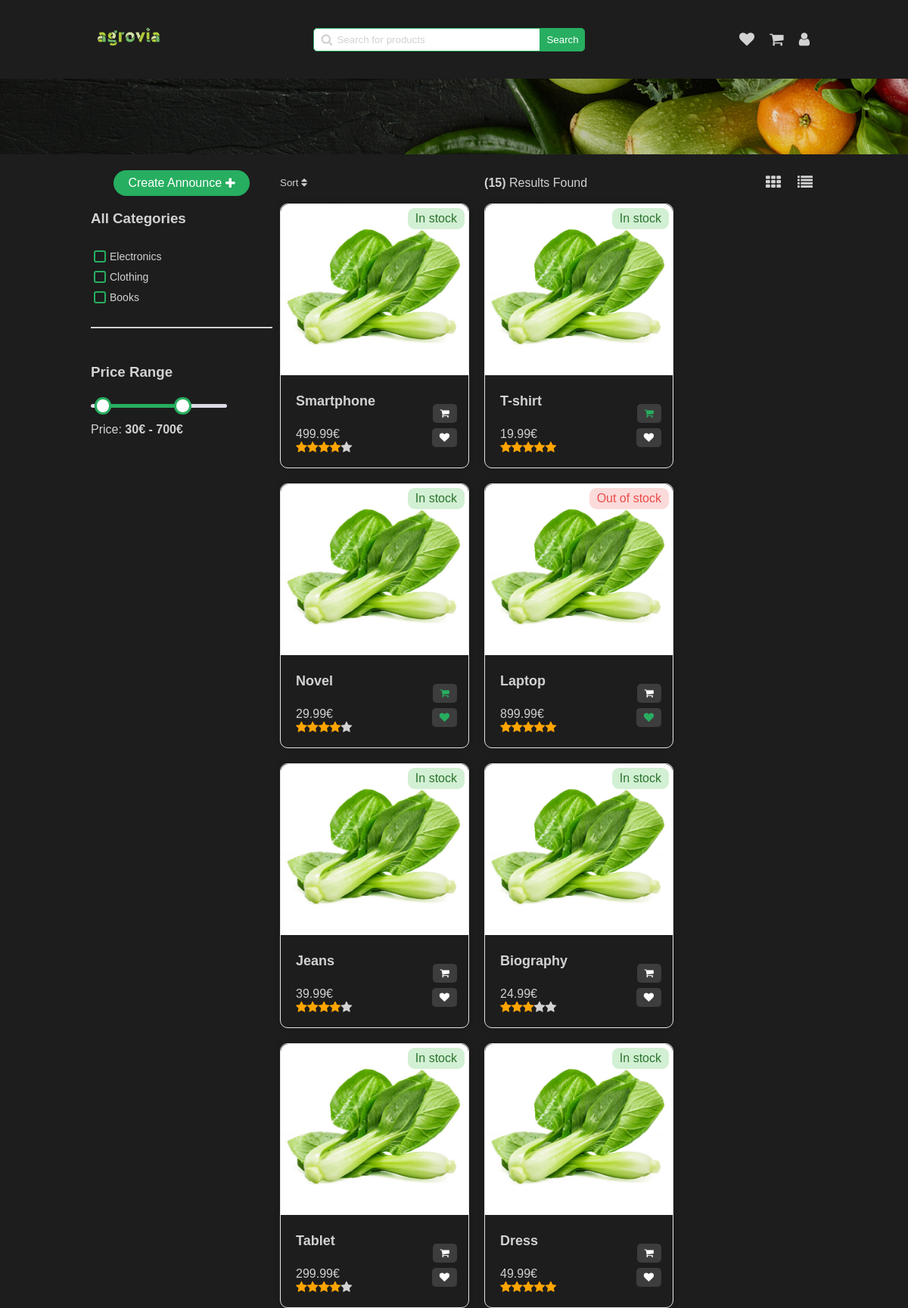
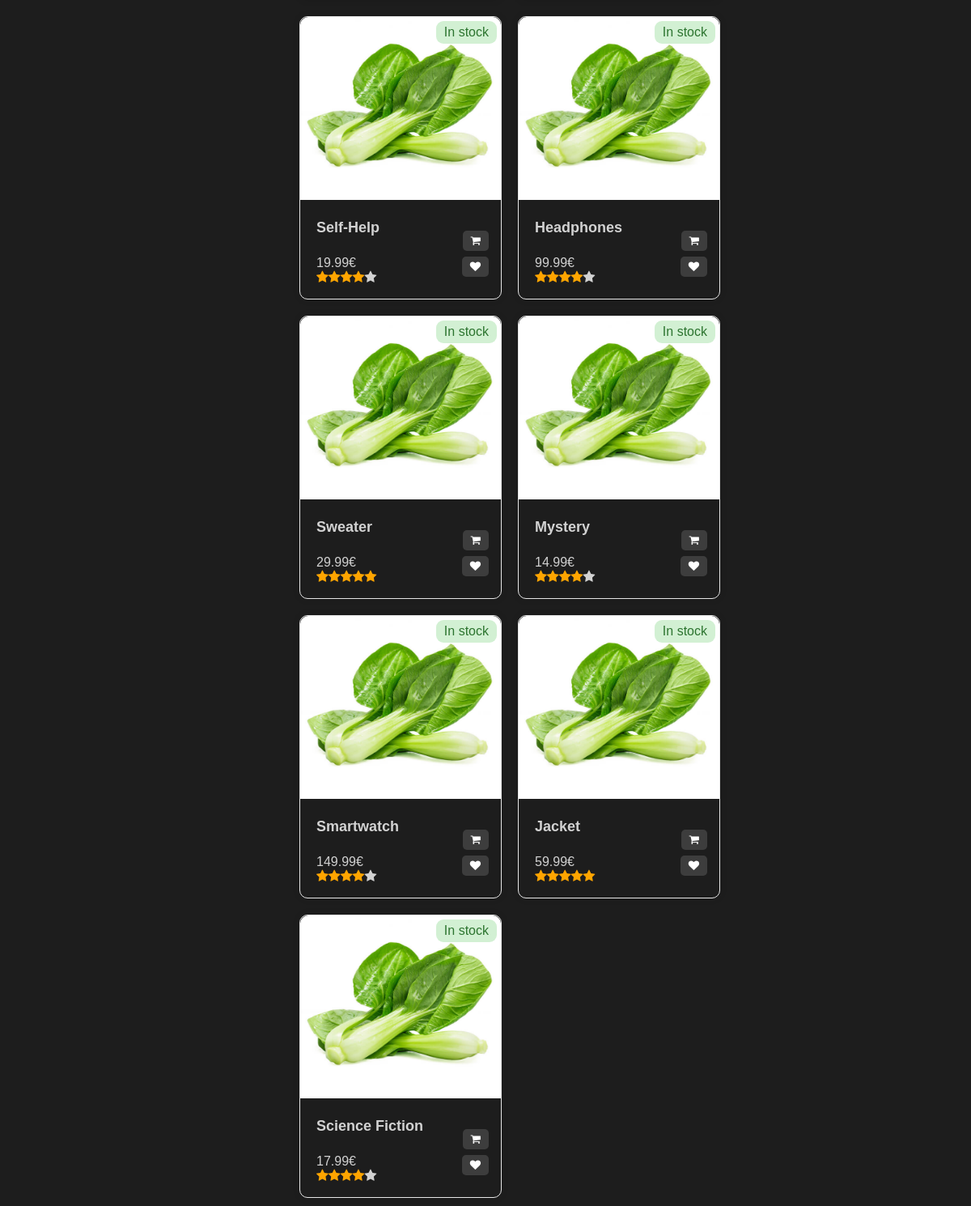
Page /pages/home.php (signed in) on the committed database (2 pictures, top to bottom).
### tables this page shows
CREATE TABLE Category (
  id INTEGER PRIMARY KEY,
  name TEXT
);

CREATE TABLE Announce (
  id INTEGER PRIMARY KEY,
  id_category INTEGER,
  image TEXT,
  title TEXT,
  description TEXT,
  price FLOAT,
  quantity INTEGER,
  rating INTEGER,
  out_of_stock BOOLEAN,
  FOREIGN KEY (id_category) REFERENCES Category(id)
);

CREATE TABLE UserSaved (
  id INTEGER PRIMARY KEY,
  user_id INTEGER,
  announce_id INTEGER,
  quantity_selected INTEGER,
  is_in_cart BOOLEAN,
  is_in_favourite BOOLEAN,
  FOREIGN KEY (user_id) REFERENCES User(id),
  FOREIGN KEY (announce_id) REFERENCES Announce(id) ON DELETE CASCADE
);

### php/announce.php (the view, shortened to what this page needs)
<?php
require '../php/pdo.php';
function get_all_announce()
{
    global $pdo;
    $query = "SELECT * FROM Announce";
    $stmt = $pdo->prepare($query);
    $stmt->execute();
    $announce = $stmt->fetchAll(PDO::FETCH_ASSOC);
    return $announce;
}
function generate_star($rating)
{
    $stars = "";
    for ($i = 0; $i < 5; $i++) {
        if ($i < $rating) {
            $stars .= "<i class='fa fa-star checked'></i>";
        } else {
            $stars .= "<i class='fa fa-star'></i>";
        }
    }
    return $stars;
}
function get_saved_announce_by_user_id($user_id)
{
    global $pdo;
    $query = "SELECT * FROM UserSaved WHERE user_id = :user_id";
    $stmt = $pdo->prepare($query);
    $stmt->bindParam(':user_id', $user_id);
    $stmt->execute();
    $announce = $stmt->fetchAll(PDO::FETCH_ASSOC);
    return $announce;
}
function _get_announce_saved_by_user($announce, $saved_announce)
{
    foreach ($saved_announce as $saved_row) {
        if ($announce["id"] === $saved_row["announce_id"]) {
            return $saved_row;
        }
    }
    return false;
}
function display_announce($announce)
{
    $saved_announce = get_saved_announce_by_user_id($_SESSION['user_id']);
    foreach ($announce as $row) {
        $saved = _get_announce_saved_by_user($row, $saved_announce);
        echo "<a
                  class='announce' id='" . $row['id'] . "-announce'
                  href='../pages/announce-view.php?id=" . $row['id'] . "'";
        echo ">";
        $icon_style = "style='color: var(--secondary);'";
        if ($row['image'] != '') {
            echo "<img src='" . $row['image'] . "' alt='product'>";
        } else {
            echo "<img src='../public/no-image-available.jpg' alt='product'>";
        }
        if ($row['out_of_stock'] == 1) {
            echo "<div class='out-of-stock'>Out of stock</div>";
        } else {
            echo "<div class='in-stock'>In stock</div>";
        }
        echo "<div class='infos'>";
        echo "<div class='details'>";
        echo "<h4>" . $row['title'] . "</h4>";
        echo "<span class='price'>" . $row['price'] . "€</span>";
        echo "<span class='rating '>";
        echo generate_star($row['rating']);
        echo "</span>";
        echo "</div>";
        echo "<div class='actions'>";
        echo "<button class='cart'
                      onclick='event.preventDefault(); add_cart_item(" . $row['id'] . ")'>
                <i
                    class='fa fa-shopping-cart'" . ($saved['is_in_cart'] == 1 ? $icon_style : '') . "
                    id='" . $row['id'] . "-cart-icon'
                >
                </i>
              </button>";
        echo "<button class='wish'
                      onclick='event.preventDefault(); add_wishlist_item(" . $row['id'] . ")'
                >
                <i
                    class='fa fa-heart'" . ($saved['is_in_favourite'] == 1 ? $icon_style : '') . "
                    id='" . $row['id'] . "-wish-icon'
                >
                </i>
              </button>";
        echo "</div>";
        echo "</div>";
        echo "</a>";
    }
}
?>

### php/category.php
<?php
require '../php/pdo.php';
function get_all_categories()
{
    global $pdo;
    $query = "SELECT * FROM Category";
    $stmt = $pdo->prepare($query);
    $stmt->execute();
    $result = $stmt->fetchAll(PDO::FETCH_ASSOC);
    return $result;
}
function display_categories($categories)
{
    foreach ($categories as $category) {
        echo "<span>
        <input type='checkbox' id='" . $category['id'] . "-category' name='category' value='" . $category['name'] . "'>
        <label for='" . $category['id'] . "-category'>" . $category['name'] . "</label>
        </span>";
    }
}
?>

### styles/home.css (style rules this page uses)
.categories span { display: flex; align-items: center; margin-bottom: 5px; }
.categories input[type="checkbox"] { margin-right: 5px; }
.categories label { font-size: 14px; color: var(--text-color); cursor: pointer; }
.categories span:last-child { margin-bottom: 20px; }
.categories input[type="checkbox"] { appearance: none; width: 16px; height: 16px; border: 2px solid var(--secondary); border-radius: 3px; cursor: pointer; }
.announce { max-width: 250px; flex-grow: 1; flex-basis: 15%; display: flex; flex-direction: column; align-items: center; justify-content: flex-start; margin: 10px; min-width: 250px; height: 350px; border-radius: 10px; background-color: var(--primary); transition: all 0.3s ease-in-out; text-decoration: none; color: var(--text); position: relative; box-shadow: 0 0 10px rgba(0, 0, 0, 0.1); border: 1px solid var(--light-stroke); }
.announce img { height: 65%; width: 100%; border-radius: 10px 10px 0 0; }
.announce .out-of-stock { position: absolute; top: 5px; right: 5px; color: rgba(234, 75, 72, 1); padding: 5px 10px; background-color: rgba(234, 75, 72, 0.2); border-radius: 9px; }
.announce .in-stock { position: absolute; top: 5px; right: 5px; color: rgba(44, 116, 47, 1); padding: 5px 10px; background-color: rgba(32, 181, 38, 0.2); border-radius: 9px; }
.announce .infos { display: flex; width: 100%; align-items: center; position: relative; padding: 0 10px; }
.announce .infos .details { display: flex; flex-direction: column; margin-left: 10px; }
.announce .infos .details h4 { font-size: 18px; color: var(--text); }
.announce .infos .actions { display: flex; flex-direction: column; position: absolute; right: 15px; bottom: 10px; }
.announce .infos button { padding: 5px 10px; border: none; background-color: rgba(61, 61, 61, 1); color: var(--white); border-radius: 5px; cursor: pointer; margin-left: auto; margin-top: 7px; z-index: 1111; }
.checked { color: orange; }

### styles/global.css (style rules this page uses)
* { box-sizing: border-box; }
body, body.dark-theme, body.light-theme { font-family: "Overpass", sans-serif; -webkit-font-smoothing: antialiased; -moz-osx-font-smoothing: grayscale; background-color: var(--primary); color: var(--text); width: 80%; max-width: 1200px; margin: 0 auto; transition: background-color 0.3s ease, transform 0.5s cubic-bezier(0.68, -0.55, 0.27, 1.55); }
body { --primary: rgba(29, 29, 29, 1); --secondary: rgba(39, 174, 96, 1); --tertiary: rgba(146, 227, 169, 1); --text: rgba(210, 210, 210, 1); --hover-color: rgba(62, 62, 62, 1); --white: rgba(255, 255, 255, 1); --dark: rgba(29, 29, 29, 1); --gray: rgba(102, 102, 102, 1); --error: rgba(255, 0, 0, 1); --light-hover-green: rgba(237, 242, 238, 1); --light-stroke: rgba(230, 230, 230, 1); }

### rows in the picture
category: name "Electronics"
category: name "Clothing"
category: name "Books"
announce: image (picture), out_of_stock "In stock", title "Smartphone", price "499.99", rating 4 (drawn)
announce: image (picture), out_of_stock "In stock", title "T-shirt", price "19.99", rating 5 (drawn)
announce: image (picture), out_of_stock "In stock", title "Novel", price "29.99", rating 4 (drawn)
announce: image (picture), out_of_stock "Out of stock", title "Laptop", price "899.99", rating 5 (drawn)
announce: image (picture), out_of_stock "In stock", title "Jeans", price "39.99", rating 4 (drawn)
announce: image (picture), out_of_stock "In stock", title "Biography", price "24.99", rating 3 (drawn)
announce: image (picture), out_of_stock "In stock", title "Tablet", price "299.99", rating 4 (drawn)
announce: image (picture), out_of_stock "In stock", title "Dress", price "49.99", rating 5 (drawn)
announce: image (picture), out_of_stock "In stock", title "Self-Help", price "19.99", rating 4 (drawn)
announce: image (picture), out_of_stock "In stock", title "Headphones", price "99.99", rating 4 (drawn)
announce: image (picture), out_of_stock "In stock", title "Sweater", price "29.99", rating 5 (drawn)
announce: image (picture), out_of_stock "In stock", title "Mystery", price "14.99", rating 4 (drawn)
announce: image (picture), out_of_stock "In stock", title "Smartwatch", price "149.99", rating 4 (drawn)
announce: image (picture), out_of_stock "In stock", title "Jacket", price "59.99", rating 5 (drawn)
announce: image (picture), out_of_stock "In stock", title "Science Fiction", price "17.99", rating 4 (drawn)
